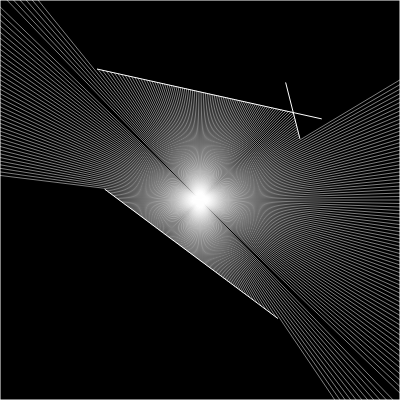
Frame 1 (no input)
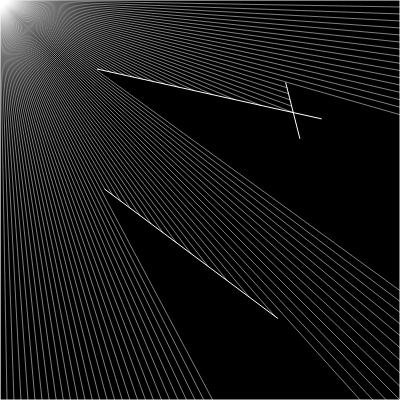
Frame 60 (no input)
Frame 120 (the mouse pressed at the canvas centre since frame 60): identical to frame 1, image omitted

The p5.js sketch that drew these frames (run headless with seeded random() and noise() and a simulated clock; from frame 60 on, the mouse is pressed at the canvas centre):

// p5.js sketch
// ── sketch.js
let walls = [];
let ray;
let particle;
function setup(){
  createCanvas(400, 400);

  for(let i = 0; i < 3; i++){
    let x1 = random(width);
    let y1 = random(height);
    let x2 = random(width);
    let y2 = random(height);
    walls[i] = new Boundary(x1, y1, x2, y2);
  }
  walls.push(new Boundary(0, 0, width, 0));
  walls.push(new Boundary(width, 0, width, height));
  walls.push(new Boundary(0, 0, 0, height));
  walls.push(new Boundary(0, height, width, height));

  ray = new Ray(100, 200);
  particle = new Particle();
}

function draw(){
  background(0);
  for(let wall of walls){
    wall.show();
  }
  // particle.show();
  particle.look(walls);
  particle.update(mouseX, mouseY);

  // let point = ray.cast(wall);
  // if(point){
  //   fill(255);
  //   ellipse(point.x, point.y, 8, 8);
  // }
}

// ── Boundary.js
class Boundary{
  constructor(x1, y1, x2, y2){
    this.a = createVector(x1, y1);
    this.b = createVector(x2, y2);
  }

  show(){
    stroke(255);
    line(this.a.x, this.a.y, this.b.x, this.b.y);
  }
}

// ── Particle.js
class Particle{
  constructor(){
    this.pos = createVector(width/2, height/2);//Gonna be light source origin
    this.rays = [];
    for(let i = 0; i < 360; i += 1){
      this.rays.push(new Ray(this.pos, radians(i)));
    }
  }

  show(){
    fill(255);
    // ellipse(this.pos.x, this.pos.y, 16, 16);
    for(let ray of this.rays){
      ray.show();
    }
  }

  update(){
    this.pos.set(mouseX, mouseY);
  }

  look(walls){
    for(let ray of this.rays){
      let closest = null;
      let record = Infinity;//Set infinity value
      for(let wall of walls){
        const point = ray.cast(wall);//Look every vector of intersect point

        if(point){
          const d = p5.Vector.dist(this.pos, point);

          if(d < record){//Compare the dist to previous checked
            record = d;
            closest = point;
          }
        }else{
          // line(this.pos.x, this.pos.y, closest.x, closest.y);
        }
      }
      if(closest){
        stroke(255, 127)
        line(this.pos.x, this.pos.y, closest.x, closest.y);
      }

    }
  }
}

// ── Ray.js
class Ray{
  constructor(pos, angle){
    this.pos = pos;
    this.dir = p5.Vector.fromAngle(angle);
  }

  setDirection(x, y){
    this.dir.x = x - this.pos.x;
    this.dir.y = y - this.pos.y;
    this.dir.normalize();
  }

  show(){
    stroke(255);
    push();
    translate(this.pos.x, this.pos.y);
    line(0, 0, this.dir.x * 10, this.dir.y * 10);
    pop();
  }

  cast(wall){
    //boundary's line segment
    const x1 = wall.a.x;
    const y1 = wall.a.y;
    const x2 = wall.b.x;
    const y2 = wall.b.y;

    //this ray's line
    const x3 = this.pos.x;
    const y3 = this.pos.y;
    const x4 = this.pos.x + this.dir.x;
    const y4 = this.pos.y + this.dir.y;

    const denominator = (x1 - x2)*(y3 - y4) - (y1 - y2)*(x3 - x4);
    if(denominator == 0){//if the two line's are parallel, return null
      return null;
    }

    const t = ((x1 - x3)*(y3 - y4) - (y1 - y3)*(x3 - x4)) / denominator;
    const u = -((x1 - x2)*(y1 - y3) - (y1 - y2)*(x1 - x3)) / denominator;
    if(t > 0 && t < 1 && u > 0){
      // return true;
      const point = createVector();
      point.x = x1 + t * (x2 - x1);
      point.y = y1 + t * (y2 - y1);
      return point;
    }else{
      return null;
    }
  }
}
